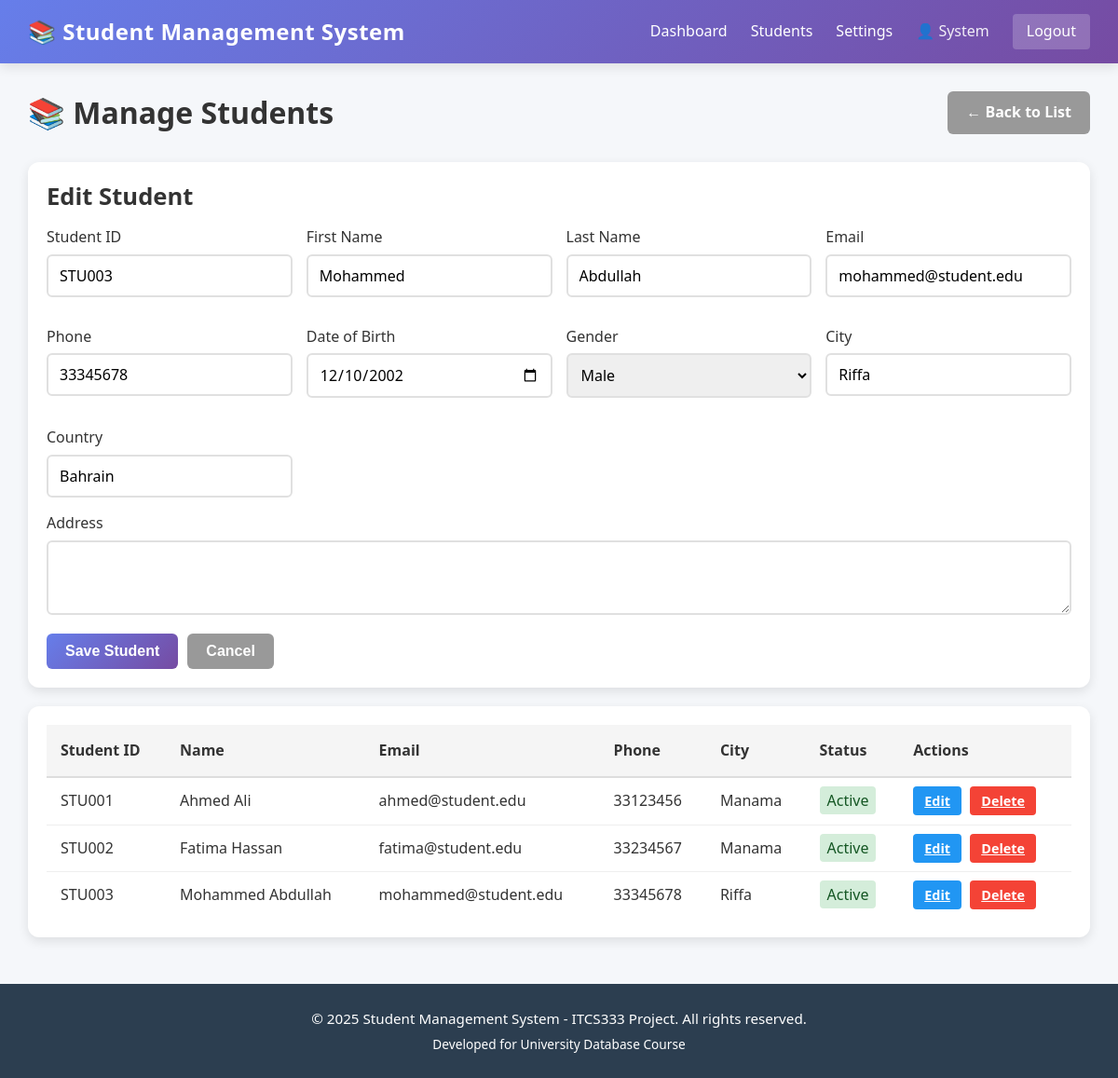
Page /admin_student.php?action=edit&id=3 (signed in) on the committed database.
### tables this page shows
CREATE TABLE IF NOT EXISTS students (
    id INT AUTO_INCREMENT PRIMARY KEY,
    student_id VARCHAR(50) UNIQUE NOT NULL,
    first_name VARCHAR(100) NOT NULL,
    last_name VARCHAR(100) NOT NULL,
    email VARCHAR(100) UNIQUE NOT NULL,
    phone VARCHAR(20),
    date_of_birth DATE,
    gender VARCHAR(10),
    address TEXT,
    city VARCHAR(50),
    country VARCHAR(50),
    enrollment_date DATE DEFAULT CURRENT_DATE,
    status VARCHAR(20) DEFAULT 'Active',
    created_at TIMESTAMP DEFAULT CURRENT_TIMESTAMP,
    updated_at TIMESTAMP DEFAULT CURRENT_TIMESTAMP ON UPDATE CURRENT_TIMESTAMP
);

### auth.php (called while the page is built, shortened)
<?php
include 'config.php';
function getAllStudents() {
    global $conn;
    $query = "SELECT * FROM students ORDER BY created_at DESC";
    $result = mysqli_query($conn, $query);
    return mysqli_fetch_all($result, MYSQLI_ASSOC);
}
function getStudent($id) {
    global $conn;
    $id = (int)$id;
    $query = "SELECT * FROM students WHERE id = $id";
    $result = mysqli_query($conn, $query);
    return mysqli_fetch_assoc($result);
}
?>

### admin_student.php (the view, shortened to what this page needs)
<?php
include_once 'config.php';
include_once 'auth.php';
$action = $_GET['action'] ?? '';
$student_id = $_GET['id'] ?? '';
$students = getAllStudents();
$edit_student = null;
if ($action == 'edit' && $student_id) {
    $edit_student = getStudent($student_id);
}
?>
<!DOCTYPE html>
<html lang="en">
<head>
    <link rel="stylesheet" href="assets/style.css">
</head>
<body>
    <?php include 'partials/header.php'; ?>
    <div class="student-container">
        <div class="page-header">
            <h1>📚 Manage Students</h1>
            <?php if ($action == 'edit'): ?>
                <a href="admin_student.php" class="add-btn" style="background: #999; text-decoration: none;">← Back to List</a>
            <?php endif; ?>
        </div>
        <div id="addFormSection" class="form-section" style="display: <?php echo ($action == 'edit') ? 'block' : 'none'; ?>;">
            <h2><?php echo ($action == 'edit') ? 'Edit Student' : 'Add New Student'; ?></h2>
            <form method="POST">
                <div class="form-grid">
                    <div class="form-group">
                        <label for="student_id">Student ID</label>
                        <input type="text" id="student_id" name="student_id" required
                               value="<?php echo $edit_student ? htmlspecialchars($edit_student['student_id']) : ''; ?>"
                               <?php echo $edit_student ? 'readonly' : ''; ?>>
                    </div>
                    <div class="form-group">
                        <label for="first_name">First Name</label>
                        <input type="text" id="first_name" name="first_name" required
                               value="<?php echo $edit_student ? htmlspecialchars($edit_student['first_name']) : ''; ?>">
                    </div>
                    <div class="form-group">
                        <label for="last_name">Last Name</label>
                        <input type="text" id="last_name" name="last_name" required
                               value="<?php echo $edit_student ? htmlspecialchars($edit_student['last_name']) : ''; ?>">
                    </div>
                    <div class="form-group">
                        <label for="email">Email</label>
                        <input type="email" id="email" name="email" required
                               value="<?php echo $edit_student ? htmlspecialchars($edit_student['email']) : ''; ?>">
                    </div>
                    <div class="form-group">
                        <label for="phone">Phone</label>
                        <input type="text" id="phone" name="phone"
                               value="<?php echo $edit_student ? htmlspecialchars($edit_student['phone']) : ''; ?>">
                    </div>
                    <div class="form-group">
                        <label for="dob">Date of Birth</label>
                        <input type="date" id="dob" name="dob"
                               value="<?php echo $edit_student ? htmlspecialchars($edit_student['date_of_birth']) : ''; ?>">
                    </div>
                    <div class="form-group">
                        <label for="gender">Gender</label>
                        <select id="gender" name="gender">
                            <option value="Male" <?php echo ($edit_student && $edit_student['gender'] == 'Male') ? 'selected' : ''; ?>>Male</option>
                        </select>
                    </div>
                    <div class="form-group">
                        <label for="city">City</label>
                        <input type="text" id="city" name="city"
                               value="<?php echo $edit_student ? htmlspecialchars($edit_student['city']) : ''; ?>">
                    </div>
                    <div class="form-group">
                        <label for="country">Country</label>
                        <input type="text" id="country" name="country"
                               value="<?php echo $edit_student ? htmlspecialchars($edit_student['country']) : ''; ?>">
                    </div>
                </div>
                <div class="form-group">
                    <label for="address">Address</label>
                    <textarea id="address" name="address"><?php echo $edit_student ? htmlspecialchars($edit_student['address']) : ''; ?></textarea>
                </div>
                <div class="form-actions">
                    <button type="submit" class="btn btn-submit">Save Student</button>
                    <button type="button" class="btn btn-cancel" onclick="toggleAddForm()">Cancel</button>
                </div>
            </form>
        </div>
        <div class="students-table">
            <?php if (count($students) > 0): ?>
                <table>
                    <thead>
                        <tr>
                            <th>Student ID</th>
                            <th>Name</th>
                            <th>Email</th>
                            <th>Phone</th>
                            <th>City</th>
                            <th>Status</th>
                            <th>Actions</th>
                        </tr>
                    </thead>
                    <tbody>
                        <?php foreach ($students as $student): ?>
                            <tr>
                                <td><?php echo htmlspecialchars($student['student_id']); ?></td>
                                <td><?php echo htmlspecialchars($student['first_name'] . ' ' . $student['last_name']); ?></td>
                                <td><?php echo htmlspecialchars($student['email']); ?></td>
                                <td><?php echo htmlspecialchars($student['phone'] ?? 'N/A'); ?></td>
                                <td><?php echo htmlspecialchars($student['city'] ?? 'N/A'); ?></td>
                                <td><span style="background: #d4edda; color: #155724; padding: 4px 8px; border-radius: 4px;"><?php echo $student['status']; ?></span></td>
                                <td>
                                    <a href="?action=edit&id=<?php echo $student['id']; ?>" class="action-btn edit-btn">Edit</a>
                                    <a href="?action=delete&id=<?php echo $student['id']; ?>" class="action-btn delete-btn" onclick="return confirm('Are you sure?')">Delete</a>
                                </td>
                            </tr>
                        <?php endforeach; ?>
                    </tbody>
                </table>
            <?php else: ?>
                <div class="empty-state">
                    <p>No students found. <a href="#" onclick="toggleAddForm(); return false;">Add the first student</a></p>
                </div>
            <?php endif; ?>
        </div>
    </div>
    <?php include 'partials/footer.php'; ?>
</body>
</html>

### assets/style.css (style rules this page uses)
* { margin: 0; padding: 0; box-sizing: border-box; }
html, body { height: 100%; }
body { font-family: 'Segoe UI', Tahoma, Geneva, Verdana, sans-serif; background: #f5f7fa; color: #333; line-height: 1.6; display: flex; flex-direction: column; min-height: 100vh; }
form { width: 100%; }
.form-group { margin-bottom: 15px; }
label { display: block; margin-bottom: 5px; color: #333; font-weight: 500; }
input[type="text"], input[type="email"], input[type="password"], input[type="date"], input[type="number"], select, textarea { width: 100%; padding: 10px 12px; border: 2px solid #e0e0e0; border-radius: 6px; font-size: 1em; font-family: inherit; transition: border-color 0.3s, box-shadow 0.3s; }
textarea { resize: vertical; min-height: 100px; }
button, .btn, .button { padding: 10px 20px; border: none; border-radius: 6px; font-size: 1em; font-weight: 600; cursor: pointer; transition: all 0.3s; display: inline-block; text-align: center; text-decoration: none; white-space: nowrap; }
.btn-primary, .btn-submit { background: linear-gradient(135deg, #667eea 0%, #764ba2 100%); color: white; }
.btn-secondary, .btn-cancel { background: #999; color: white; }
.card, .form-section, .students-table { background: white; border-radius: 12px; box-shadow: 0 4px 12px rgba(0, 0, 0, 0.1); padding: 20px; margin-bottom: 20px; }
table { width: 100%; border-collapse: collapse; background: white; }
thead { background: #f5f5f5; }
th { padding: 15px; text-align: left; font-weight: 600; color: #333; border-bottom: 2px solid #ddd; }
td { padding: 12px 15px; border-bottom: 1px solid #eee; }
tbody tr:last-child td { border-bottom: none; }
h1, h2, h3, h4, h5, h6 { color: #333; margin-bottom: 15px; line-height: 1.3; }
h1 { font-size: 2em; }
h2 { font-size: 1.6em; }

### admin_student.php (style rules this page uses)
.student-container { padding: 30px; }
.page-header { display: flex; justify-content: space-between; align-items: center; margin-bottom: 30px; flex-wrap: wrap; }
.page-header h1 { margin: 0; color: #333; }
.add-btn { background: linear-gradient(135deg, #4CAF50 0%, #45a049 100%); color: white; padding: 10px 20px; border-radius: 6px; text-decoration: none; font-weight: 600; cursor: pointer; border: none; transition: transform 0.3s; }
.form-section { background: white; padding: 30px; border-radius: 12px; box-shadow: 0 4px 12px rgba(0, 0, 0, 0.1); margin-bottom: 30px; }
.form-grid { display: grid; grid-template-columns: repeat(auto-fit, minmax(250px, 1fr)); gap: 15px; }
.form-group { display: flex; flex-direction: column; }
.form-group label { margin-bottom: 5px; color: #333; font-weight: 500; }
.form-group input, .form-group select, .form-group textarea { padding: 10px; border: 2px solid #e0e0e0; border-radius: 6px; font-family: inherit; transition: border-color 0.3s; }
.form-group textarea { resize: vertical; min-height: 80px; }
.form-actions { display: flex; gap: 10px; margin-top: 20px; }
.btn { padding: 10px 20px; border: none; border-radius: 6px; font-weight: 600; cursor: pointer; transition: transform 0.3s; }
.btn-submit { background: #667eea; color: white; }
.btn-cancel { background: #999; color: white; }
.students-table { background: white; border-radius: 12px; box-shadow: 0 4px 12px rgba(0, 0, 0, 0.1); overflow: hidden; }
table { width: 100%; border-collapse: collapse; }
thead { background: #f5f5f5; }
th { padding: 15px; text-align: left; font-weight: 600; color: #333; border-bottom: 2px solid #ddd; }
td { padding: 12px 15px; border-bottom: 1px solid #eee; }
.action-btn { padding: 6px 12px; margin-right: 5px; border: none; border-radius: 4px; cursor: pointer; font-size: 0.9em; font-weight: 600; transition: transform 0.2s; }
.edit-btn { background: #2196F3; color: white; }
.delete-btn { background: #f44336; color: white; }

### rows in the picture
students: student_id "STU003", first_name "Mohammed", last_name "Abdullah", email "mohammed@student.edu", phone "33345678", dob "12/10/2002", gender "Male", city "Riffa", country "Bahrain", student "STU003", first_name+last_name "Mohammed Abdullah", status "Active"
students: student "STU001", first_name+last_name "Ahmed Ali", email "ahmed@student.edu", phone "33123456", city "Manama", status "Active"
students: student "STU002", first_name+last_name "Fatima Hassan", email "fatima@student.edu", phone "33234567", city "Manama", status "Active"

### other values in the picture
$_SESSION['first_name'] "System"
